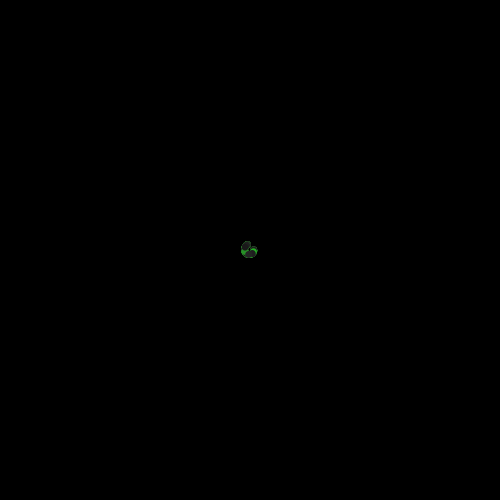
Frame 1 (no input)
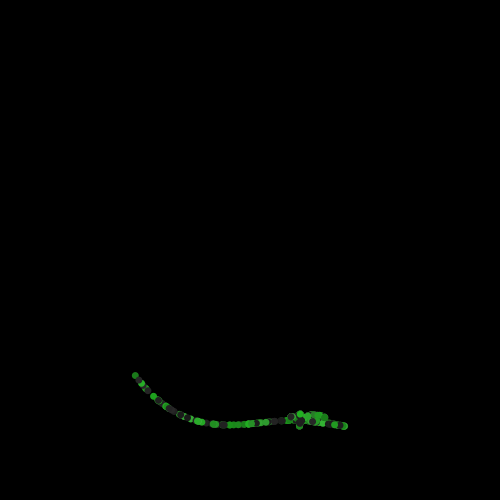
Frame 60 (the mouse pressed at the canvas centre just before this capture)
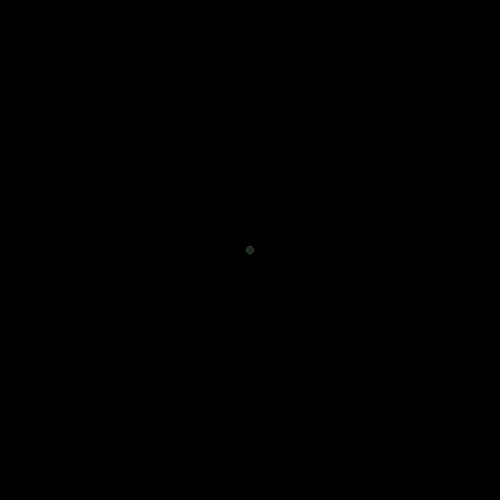
Frame 120 (the mouse held since frame 60 and released just before this capture)

The Processing sketch that drew these frames (run headless with seeded random() and noise(); from frame 60 on, the mouse is pressed at the canvas centre):

// Processing sketch: processing_9083
// ── processing_9083.pde

/*  
 Perlin Snake
 - writhe with the noise
 Stinging Eyes, copysense.co.uk, 18 April 2010
 - some ideas gained from Matt Richard's Tube Drawing
 mouseclick to reset origin; T to toggle snake motion type */

int numSnakeSegments = 400;
Segment[] snake = new Segment[numSnakeSegments];
boolean snakeType = false;
int snakeTypeVal = 1000;


void setup() {

  size(500, 500);
  background(0);
  colorMode(HSB);
  frameRate(60); // adjust for effects
  noStroke();
  smooth();

  for (int i = 0; i < numSnakeSegments; i++) {
    snake[i] = new Segment(); 
  }
}

void draw() {

  background(0);

  for (int i = 0; i < numSnakeSegments; i++) {
    snake[i].move();
  }  
}

class Segment {

  float xp, yp, n, r, offset;
  float cX = width * 0.5; // centerX
  float cY = height * 0.5; // centerY
  float increment = 0.01; // noise increment
  color col;

  Segment() {

    this.offset = random(1);
    this.col = (random(1) > 0.5) ? color(0, 0, random(25, 40)) : color(85, random(170, 210), random(120, 180));
    // grey or green segment
  }

  void move(){

    this.n = noise(this.offset) * snakeTypeVal;
    this.r = noise(this.offset) * 10;
    this.offset += this.increment;

    this.xp = (cos(radians(this.n)) * this.r) + this.cX;
    this.yp = (sin(radians(this.n)) * this.r) + this.cY;

    if (mousePressed){ // reset all particle origins to mouse position
      this.xp = mouseX;
      this.yp = mouseY;
    }

    if (this.xp < 5) {
      this.xp = 5;
    }
    if (this.xp > width-5) {
      this.xp = width-5;
    }
    if (this.yp < 5) {
      this.yp = 5;
    }
    if (this.yp > height-5) {
      this.yp = height-5;
    }

    fill(this.col);
    ellipse(this.xp, this.yp, 7, 7);

    this.cX = this.xp;
    this.cY = this.yp;
  }
}

void keyPressed() {

  if (key == 't') {
    snakeType = !snakeType;
    snakeTypeVal = snakeType ? 10000 : 1000;
  }
}
